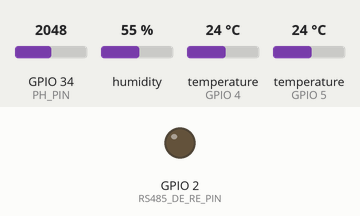
Simulated run of this sketch. Board: ESP32. On the bench: output pins drawn as LEDs (lit = HIGH). Dashed ring = blinking. Inputs (shaded band) come from the test bench; at power-on: GPIO 34 (PH_PIN) = 2048, humidity 55 %, temperature (sensors on GPIO 4, GPIO 5) 24 °C. WiFi joins after 1.5 s; servers stay silent unless stated; uploads are accepted with an empty reply; what the sketch prints to the serial monitor is not drawn. At 6.3 s the program puts the board to deep sleep or switches it off; the recording ends there.

Above: at 4.9 s.
At 6.08 s:
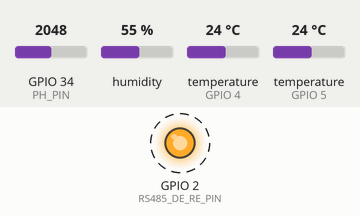
Timing chart, 0 to 6.4 s (numbered marks = the images above):
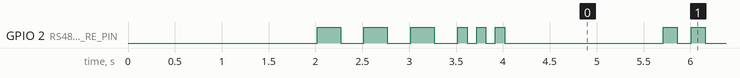

Measured:
- by itself, GPIO 2 (RS485_DE_RE_PIN): HIGH → LOW at 2.3 s, → HIGH 0.25 s later, → LOW 0.25 s later, → HIGH 0.25 s later, … (15 changes in this stretch)

The sketch:

esp32_sensor.ino
```cpp
/**
 * Soil Microbiome Sensor — ESP32 Sketch
 * =======================================
 *
 * WIRING DIAGRAM:
 * ────────────────────────────────────────────────────────────────
 *  SENSOR               ESP32 GPIO        NOTES
 * ────────────────────────────────────────────────────────────────
 *  Capacitive Moisture  GPIO 36 (VP/A0)   Analog read
 *  DS18B20 Temp         GPIO 4            4.7kΩ pullup to 3.3V
 *  pH Sensor Module     GPIO 34 (A6)      Analog read, voltage divider needed
 *  NPK Sensor (RS485)   GPIO 16 (RX2) / GPIO 17 (TX2) + GPIO 2 (DE/RE)
 *  DHT22 Humidity       GPIO 5            Digital
 *  Status LED (Blue)    GPIO 2 (built-in) WiFi status
 * ────────────────────────────────────────────────────────────────
 *
 *  POWER:
 *    3.3V for all sensors (ESP32 GPIO is 3.3V)
 *    pH sensor may need voltage divider: 5V output -> use 2kΩ/3.3kΩ divider
 *
 * REQUIRED LIBRARIES:
 *   - WiFi (built-in ESP32)
 *   - HTTPClient (built-in ESP32)
 *   - ArduinoJson (by Benoit Blanchon)
 *   - OneWire (by Jim Studt et al.)
 *   - DallasTemperature (by Miles Burton)
 *   - DHT sensor library (by Adafruit)
 *
 * Board: "ESP32 Dev Module" — install ESP32 board package via Arduino Board Manager.
 * Deep sleep: powers down between readings to save battery.
 */

#include <WiFi.h>
#include <HTTPClient.h>
#include <ArduinoJson.h>
#include <OneWire.h>
#include <DallasTemperature.h>
#include <DHT.h>

// ── Configuration ─────────────────────────────────────────────────
#define WIFI_SSID         "your_wifi_ssid"
#define WIFI_PASSWORD     "your_wifi_password"
#define SERVER_URL        "http://192.168.1.100:5000"
#define DEVICE_SERIAL     "ESP-001"
#define SLEEP_SECONDS     30

// ── Pin Definitions ───────────────────────────────────────────────
#define MOISTURE_PIN      36    // ADC1_CH0 (VP)
#define PH_PIN            34    // ADC1_CH6
#define TEMP_PIN          4
#define DHT_PIN           5
#define RS485_DE_RE_PIN   2
#define STATUS_LED_PIN    2     // Built-in blue LED on most ESP32 dev boards

// ── Calibration ───────────────────────────────────────────────────
#define MOISTURE_DRY_VALUE  3200   // 12-bit ADC for ESP32
#define MOISTURE_WET_VALUE  1200
#define PH_VOLTAGE_AT_4     2.00f  // Volts (adjusted for 3.3V ADC reference)
#define PH_VOLTAGE_AT_7     1.65f

// ── Objects ───────────────────────────────────────────────────────
OneWire oneWire(TEMP_PIN);
DallasTemperature ds18b20(&oneWire);
DHT dht(DHT_PIN, DHT22);

// RS485 NPK command (Renke sensor, same as Arduino)
const byte NPK_CMD[]  = {0x01, 0x03, 0x00, 0x00, 0x00, 0x03, 0x05, 0xCB};
const int  NPK_CMD_LEN = 8;

// ── connectWiFi ───────────────────────────────────────────────────
void connectWiFi() {
    WiFi.mode(WIFI_STA);
    WiFi.begin(WIFI_SSID, WIFI_PASSWORD);

    Serial.print("Connecting to WiFi");
    int attempts = 0;
    while (WiFi.status() != WL_CONNECTED && attempts < 30) {
        // Blink built-in LED while connecting
        digitalWrite(STATUS_LED_PIN, HIGH);
        delay(250);
        digitalWrite(STATUS_LED_PIN, LOW);
        delay(250);
        Serial.print(".");
        attempts++;
    }

    if (WiFi.status() == WL_CONNECTED) {
        Serial.println();
        Serial.print("Connected! IP: ");
        Serial.println(WiFi.localIP());
        // Green LED flash (3 quick flashes = success)
        for (int i = 0; i < 3; i++) {
            digitalWrite(STATUS_LED_PIN, HIGH); delay(100);
            digitalWrite(STATUS_LED_PIN, LOW);  delay(100);
        }
    } else {
        Serial.println("\nFailed to connect to WiFi after 3 attempts");
        // Long red LED flash = failure
        digitalWrite(STATUS_LED_PIN, HIGH);
        delay(1000);
        digitalWrite(STATUS_LED_PIN, LOW);
    }
}

// ── sendReading ───────────────────────────────────────────────────
bool sendReading(String jsonPayload) {
    if (WiFi.status() != WL_CONNECTED) return false;

    String url = String(SERVER_URL) + "/api/devices/" + DEVICE_SERIAL + "/ingest";
    HTTPClient http;

    int maxRetries = 3;
    for (int attempt = 0; attempt < maxRetries; attempt++) {
        http.begin(url);
        http.addHeader("Content-Type", "application/json");
        http.setTimeout(10000);

        int code = http.POST(jsonPayload);

        if (code >= 200 && code < 300) {
            Serial.printf("[%d] Reading sent successfully (HTTP %d)\n", attempt + 1, code);
            http.end();
            // Success flash
            for (int i = 0; i < 2; i++) {
                digitalWrite(STATUS_LED_PIN, HIGH); delay(150);
                digitalWrite(STATUS_LED_PIN, LOW);  delay(150);
            }
            return true;
        } else {
            Serial.printf("[%d] Failed to send reading: HTTP %d\n", attempt + 1, code);
            http.end();
            if (attempt < maxRetries - 1) delay(2000);
        }
    }

    // Failure indicator
    digitalWrite(STATUS_LED_PIN, HIGH);
    delay(500);
    digitalWrite(STATUS_LED_PIN, LOW);
    return false;
}

// ── readMoisture ─────────────────────────────────────────────────
float readMoisture() {
    int raw = analogRead(MOISTURE_PIN);
    float moisture = map(raw, MOISTURE_DRY_VALUE, MOISTURE_WET_VALUE, 0, 100);
    return constrain(moisture, 0.0f, 100.0f);
}

// ── readTemperature ───────────────────────────────────────────────
float readTemperature() {
    ds18b20.requestTemperatures();
    float tempC = ds18b20.getTempCByIndex(0);
    if (tempC == DEVICE_DISCONNECTED_C) return -99.0f;
    return tempC;
}

// ── readPH ────────────────────────────────────────────────────────
float readPH() {
    long sum = 0;
    for (int i = 0; i < 10; i++) {
        sum += analogRead(PH_PIN);
        delay(10);
    }
    float avgAdc = sum / 10.0f;
    float voltage = avgAdc * (3.3f / 4095.0f);  // 12-bit ADC, 3.3V reference

    float ph = 4.0f + (voltage - PH_VOLTAGE_AT_4) * (3.0f / (PH_VOLTAGE_AT_7 - PH_VOLTAGE_AT_4));
    return constrain(ph, 0.0f, 14.0f);
}

// ── readNPK ───────────────────────────────────────────────────────
struct NPKReading { int nitrogen; int phosphorus; int potassium; bool valid; };

NPKReading readNPK() {
    NPKReading result = {0, 0, 0, false};

    digitalWrite(RS485_DE_RE_PIN, HIGH);
    delay(1);
    Serial2.write(NPK_CMD, NPK_CMD_LEN);
    Serial2.flush();
    digitalWrite(RS485_DE_RE_PIN, LOW);

    unsigned long start = millis();
    while (Serial2.available() < 9 && millis() - start < 500) delay(10);

    if (Serial2.available() >= 9) {
        byte buf[9];
        for (int i = 0; i < 9; i++) buf[i] = Serial2.read();
        result.nitrogen   = (buf[3] << 8) | buf[4];
        result.phosphorus = (buf[5] << 8) | buf[6];
        result.potassium  = (buf[7] << 8) | buf[8];
        result.valid = true;
    }
    while (Serial2.available()) Serial2.read();
    return result;
}

// ── readDHT ───────────────────────────────────────────────────────
struct DHTReading { float temperature; float humidity; bool valid; };

DHTReading readDHT() {
    DHTReading result = {0, 0, false};
    float h = dht.readHumidity();
    float t = dht.readTemperature();
    if (!isnan(h) && !isnan(t)) {
        result.temperature = t;
        result.humidity = h;
        result.valid = true;
    }
    return result;
}

// ── buildJSON ─────────────────────────────────────────────────────
String buildJSON(float moisture, float soilTemp, float ph,
                 int N, int P, int K, float ambTemp, float humidity) {
    StaticJsonDocument<512> doc;
    doc["deviceSerial"]       = DEVICE_SERIAL;
    doc["soilMoisture"]       = round(moisture * 10) / 10.0f;
    doc["soilTemperature"]    = round(soilTemp * 10) / 10.0f;
    doc["soilPh"]             = round(ph * 100) / 100.0f;
    doc["nitrogenPpm"]        = N;
    doc["phosphorusPpm"]      = P;
    doc["potassiumPpm"]       = K;
    doc["ambientTemperature"] = round(ambTemp * 10) / 10.0f;
    doc["humidity"]           = round(humidity * 10) / 10.0f;
    doc["electricalConductivity"] = 1.2f;  // Placeholder (add EC sensor if available)
    doc["organicMatter"]      = 3.5f;      // Placeholder (lab test)
    String json;
    serializeJson(doc, json);
    return json;
}

// ── Setup ─────────────────────────────────────────────────────────
void setup() {
    Serial.begin(115200);
    Serial2.begin(9600, SERIAL_8N1, 16, 17);  // RX=GPIO16, TX=GPIO17
    pinMode(RS485_DE_RE_PIN, OUTPUT);
    pinMode(STATUS_LED_PIN, OUTPUT);
    digitalWrite(RS485_DE_RE_PIN, LOW);

    ds18b20.begin();
    dht.begin();
    delay(2000);

    Serial.println("ESP32 Soil Sensor — " DEVICE_SERIAL);
    connectWiFi();
}

// ── Main Loop ─────────────────────────────────────────────────────
void loop() {
    float moisture = readMoisture();
    float soilTemp = readTemperature();
    float ph       = readPH();
    NPKReading npk = readNPK();
    DHTReading dht_data = readDHT();

    int N = npk.valid ? npk.nitrogen   : 0;
    int P = npk.valid ? npk.phosphorus : 0;
    int K = npk.valid ? npk.potassium  : 0;
    float ambTemp  = dht_data.valid ? dht_data.temperature : 25.0f;
    float humidity = dht_data.valid ? dht_data.humidity    : 60.0f;

    String json = buildJSON(moisture, soilTemp, ph, N, P, K, ambTemp, humidity);
    Serial.println(json);

    if (WiFi.status() == WL_CONNECTED) {
        bool sent = sendReading(json);
        if (!sent) Serial.println("Reading logged locally (WiFi send failed)");
    } else {
        Serial.println("WiFi disconnected — reading logged locally only");
        connectWiFi();
    }

    // Deep sleep to save power
    Serial.printf("Sleeping for %d seconds...\n", SLEEP_SECONDS);
    esp_deep_sleep((uint64_t)SLEEP_SECONDS * 1000000ULL);
}
```
